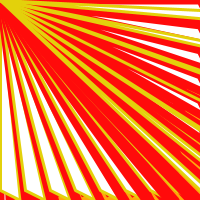
Frame 1 (no input)
Frame 60 (the mouse pressed at the canvas centre just before this capture): identical to frame 1, image omitted
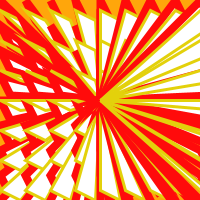
Frame 120 (the mouse held since frame 60 and released just before this capture)

The Processing sketch that drew these frames (run headless with seeded random() and noise(); from frame 60 on, the mouse is pressed at the canvas centre):

// Processing sketch: processing_96318
// ── processing_96318.pde

void setup() {
  smooth();
  size(200, 200);
}
void draw() {
  background(277,166,11);
  for (int i = 0; i <= 200; i += 25) {
    for (int j = 0; j <= 200; j += 25) {
      stroke(277,11,11);
      strokeWeight(8);
      triangle(mouseY, mouseX, i, j, i+10, j+20);
    }
    for (int j = 10; j <= 200; j += 30) {
      stroke(227,209,11);
      strokeWeight(3);
      triangle(i, j, mouseX, mouseY, i+20, j+10);
    }
  }
}
